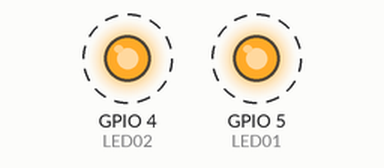
A sketch run on a simulated ESP32. Shown: output pins drawn as LEDs (lit = HIGH). Dashed ring = blinking.

Above: at 0.16 s.
Timing chart, 0 to 3.0 s (numbered marks = the images above):
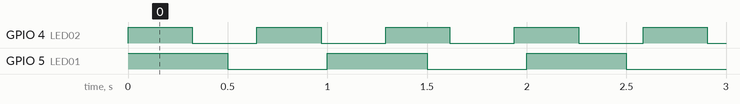

The sketch:

Actividad_1.2_-_Toggle_de_LEDS_con_RTOS.ino
```cpp
// Use only core 1
#if CONFIG_FREERTOS_UNICORE
  static const BaseType_t app_cpu = 0;
#else
  static const BaseType_t app_cpu = 1;
#endif

// LEDs
static const int LED01 = 5;   //Verde
static const int LED02 = 4;   //Azul

//*********************************************************************
// Tarea 01
void toggleLED01(void *parameter) {
  while (1) {
      digitalWrite(LED01, HIGH);
      vTaskDelay(500 / portTICK_PERIOD_MS);
      digitalWrite(LED01, LOW);
      vTaskDelay(500 / portTICK_PERIOD_MS);
    }
  }
//Tarea 02
void toggleLED02(void *parameter) {
  while (1) {
      digitalWrite(LED02, HIGH);
      vTaskDelay(323 / portTICK_PERIOD_MS);
      digitalWrite(LED02, LOW);
      vTaskDelay(323 / portTICK_PERIOD_MS);
    }
}

void setup() {
  // Configurar pin
  pinMode(LED01, OUTPUT);
  pinMode(LED02, OUTPUT);

  // Start blink task 1
  xTaskCreatePinnedToCore(      // Use xTaskCreate() in vanilla FreeRTOS
            toggleLED01,        // Function to be called
            "Conmutar LED 1",   // Name of task
            1024,               // Stack size (bytes in ESP32, words in FreeRTOS)
            NULL,               // Parameter to pass
            2,                  // Task priority
            NULL,               // Task handle
            app_cpu);           // Run on one core for demo purposes (ESP32 only)


// Start blink task 2
  xTaskCreatePinnedToCore(      // Use xTaskCreate() in vanilla FreeRTOS
            toggleLED02,        // Function to be called
            "Conmutar LED 2",   // Name of task
            1024,               // Stack size (bytes in ESP32, words in FreeRTOS)
            NULL,               // Parameter to pass
            2,                  // Task priority
            NULL,               // Task handle
            app_cpu);           // Run on one core for demo purposes (ESP32 only)
/*
  // Delete "setup and loop" task
  vTaskDelete(NULL);*/
}

void loop() {
  // Execution should never get here
}
```

Measured:
- by itself, GPIO 4 (LED02): alternates HIGH for 0.32 s and LOW for 0.32 s
- by itself, GPIO 5 (LED01): alternates HIGH for 0.50 s and LOW for 0.50 s
